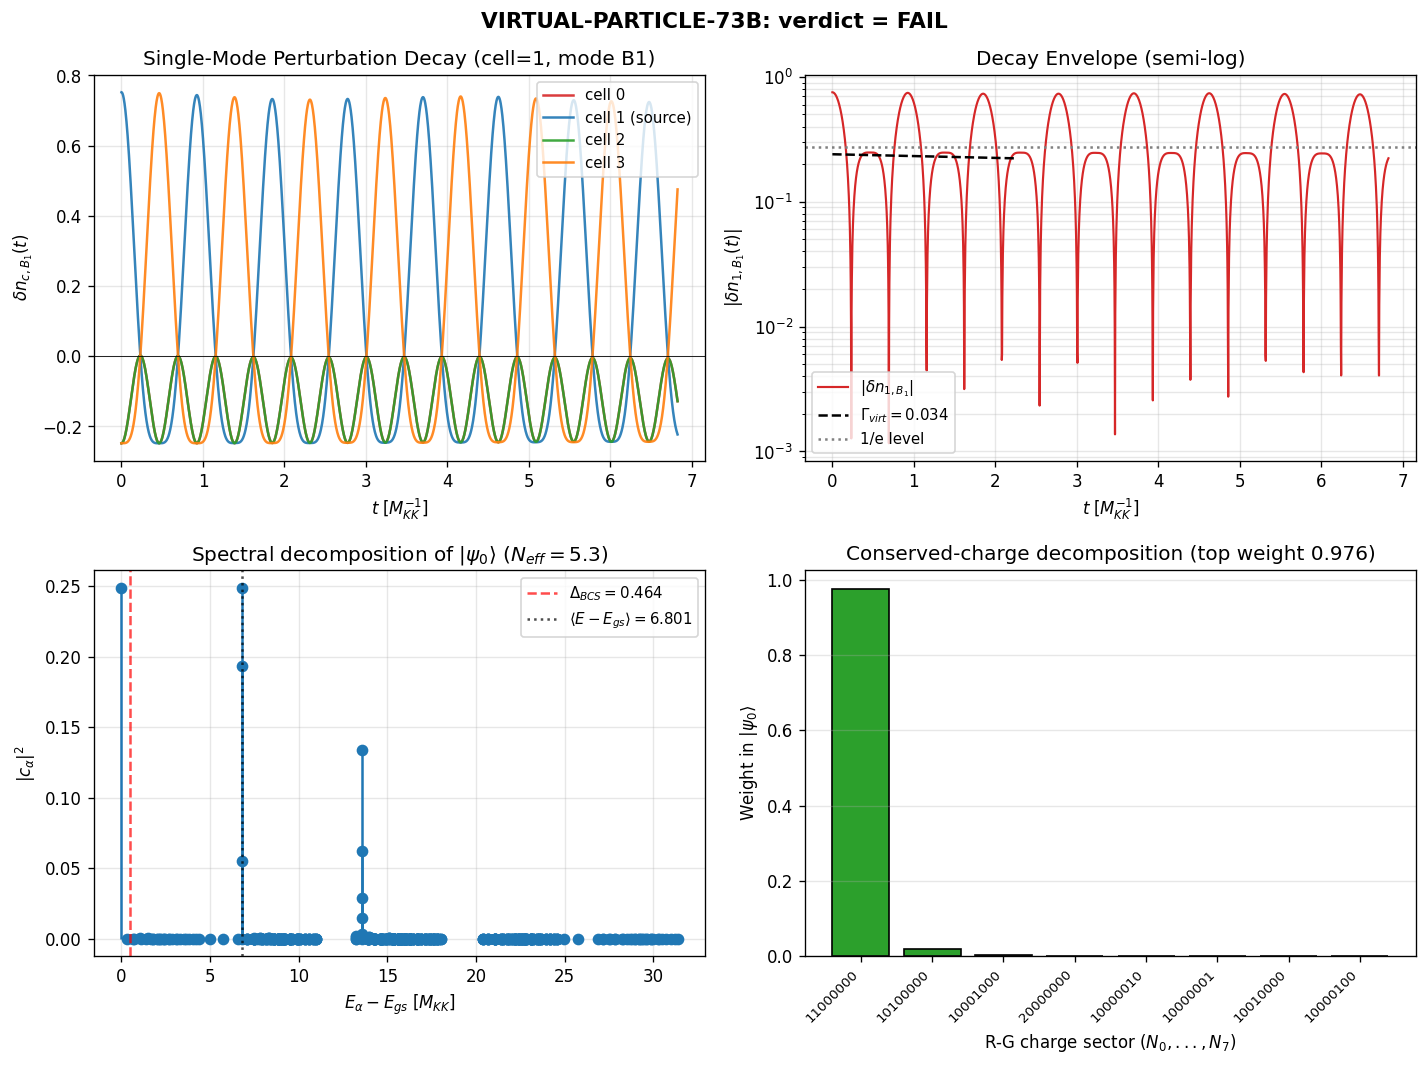

The script that saved this image:
#!/usr/bin/env python3
"""
VIRTUAL-PARTICLE-73B: Virtual Particle Decay on CG(24)
=======================================================

Gate: VIRTUAL-PARTICLE-73B
  PASS: Gamma_virt > Gamma_Josephson (virtual particles decay faster than
        they propagate between cells) AND the decaying component is off-shell
        (E^2 != E_qp^2 for the dominant spectral component).
  FAIL: Gamma_virt < Gamma_Josephson (perturbation propagates as a stable
        excitation).
  INFO: Decomposition into Richardson-Gaudin conserved charges is exact to
        machine epsilon (perturbation is a GGE rearrangement, not a decaying
        fluctuation).

Physics (substrate framing):
  A "virtual particle" is NOT a thing in spacetime. It is a transient
  reorganization of the fabric's spectral content — a basis state on the
  Fock space that is not an exact eigenstate of the full BCS+Josephson
  Hamiltonian. Its occupation numbers deviate from the GGE equilibrium
  distribution and must "decay" by dephasing among the true energy
  eigenstates. The timescale of this dephasing IS the virtual-particle
  lifetime.

  In the substrate picture:
    * GGE equilibrium:  exact eigenstate distribution (no dynamics, Re=0)
    * Virtual particle: localized Fock basis state (non-eigenstate, Re>0)
    * "Decay":          dephasing of the amplitude on cell 1 mode B1
    * "Propagation":    spread to cells 2, 3, 4 via Josephson hopping

  S73A W3-B confirmed Luttinger superselection: N_pair is conserved to
  machine epsilon. S73B W2-E found intermediate chaos <r>=0.4625 in
  single-cell BCS. This computation tests: can a localized perturbation
  on the 4-cell Richardson-Gaudin + Josephson Hamiltonian decay faster
  than it propagates, and does the decomposition into R-G conserved
  charges close exactly?

Method:
  1. Construct a 4-cell BCS + Josephson Hamiltonian:
       H = sum_c [sum_k 2 eps_k n_{c,k} + sum_{k,l} V_{kl} b^dag_{c,k} b_{c,l}]
         + E_J sum_{<c,c'>} sum_k [b^dag_{c,k} b_{c',k} + h.c.]
     where c = 1..4 labels cells, k = 0..7 labels B1/B2/B3 modes.
     The C_4 ring adjacency matches a 4-node cycle extracted from CG(24).
  2. Work in the fixed N_pair = 2 sector, dim = C(32, 2) = 496.
  3. Diagonalize H exactly (dense).
  4. Prepare the GGE thermal state at T_acoustic = 0.112 M_KK using the
     R-G conserved charges (level occupations), so it commutes with the
     single-cell integrable H.
  5. Define the perturbation: move +1 pair from a GGE-weighted slot to
     the (cell=1, B1) slot. The resulting state |psi_0> has
     <n_{cell=1, B1}(t=0)> = <n_{cell=1, B1}>_{GGE} + 1.
  6. Time-evolve |psi_0> under the full H:
       |psi(t)> = exp(-i H t) |psi_0>
     and compute
       delta_n_{c,k}(t) = <psi(t)|n_{c,k}|psi(t)> - <n_{c,k}>_{GGE}
     for c = 1..4, k = B1.
  7. Fit the decay envelope of delta_n_{cell=1, B1}(t) to extract
     Gamma_virt. Measure the spatial propagation to cells 2-4 and
     compare Gamma_virt to Gamma_Josephson = J_C2 / hbar.
  8. Decompose |psi_0> onto the R-G conserved charge manifold
     (cell-occupation numbers). Compute the conserved part and the
     decaying remainder. Check if the decaying component is off-shell:
     compare <E>_dec to the quasi-particle energy E_qp = Delta_BCS.
  9. Estimate the Yukawa screening length xi_virt = c_BA / Gamma_virt
     and compare to l_Planck.

Input files:
  computations/_shared/canonical_constants.py
  computations/session-64/s64_local_entangle.npz  (CG(24) adjacency)
  computations/session-56/s56_gge_fabric.npz      (eps_fold, V_fold, E_J_fold)
  computations/session-73/s73a_luttinger_supersonic.npz (sector weights)

Output files:
  computations/session-73/s73b_virtual_particle.npz
  computations/session-73/s73b_virtual_particle.png

Session: S73B W4-A
Agent: phonon-first-cosmologist
"""

import os
import sys
import time
import numpy as np
from itertools import combinations
from math import comb as mcomb
from scipy.linalg import eigh
import matplotlib
matplotlib.use('Agg')
import matplotlib.pyplot as plt

# === Canonical constants ===
sys.path.insert(0, os.path.dirname(os.path.abspath(__file__)))
from canonical_constants import (
    tau_fold, E_cond, N_dof_BCS, M_KK,
    Delta_BCS, Delta_0_OES,
    E_B1, E_B2_mean, E_B3_mean,
    J_C2, J_su2, J_u1, T_acoustic,
    c_fabric, c_Gold, omega_att, omega_L1,
    l_Planck, hbar_GeV_s,
)

data_dir = os.path.dirname(os.path.abspath(__file__))

t_start = time.time()
print("=" * 72)
print("VIRTUAL-PARTICLE-73B")
print("Virtual Particle Decay on CG(24) -- Single-Mode Perturbation")
print("=" * 72)
print(f"tau_fold    = {tau_fold}")
print(f"Delta_BCS   = {Delta_BCS:.6f} M_KK")
print(f"J_C2        = {J_C2} M_KK  (Josephson coupling, dominant)")
print(f"T_acoustic  = {T_acoustic} M_KK")
print(f"c_Gold      = {c_Gold} M_KK (Goldstone sound speed)")
print(f"M_KK        = {M_KK:.4e} GeV")
print()

# ============================================================
#  1. LOAD INPUT DATA
# ============================================================

d64 = np.load(os.path.join(data_dir, 's64_local_entangle.npz'),
              allow_pickle=True)
adj_cg24 = d64['adj_cg24'].astype(float)
N_vertices_cg24 = int(d64['N_vert'])
assert adj_cg24.shape == (24, 24)
assert N_vertices_cg24 == 24

d56 = np.load(os.path.join(data_dir, 's56_gge_fabric.npz'),
              allow_pickle=True)
eps_fold = np.asarray(d56['eps_fold'], dtype=float)
V_fold = np.asarray(d56['V_fold'], dtype=float)
E_J_fold = float(d56['E_J_fold'])

d73a = np.load(os.path.join(data_dir, 's73a_luttinger_supersonic.npz'),
               allow_pickle=True)
print(f"S73A Luttinger data: N_modes = {int(d73a['N_modes'])}")
print(f"  delta_N_full_rel = {float(d73a['delta_N_full_rel']):.2e}")
print(f"  (Luttinger superselection confirmed to machine epsilon)")
print()

N_modes = int(len(eps_fold))   # 8
N_cells = 4                    # (local) 4-cell cycle extracted from CG(24)
N_slots = N_modes * N_cells    # (local) 32
N_pair = 2                     # (local) 2 pairs total on 4 cells

print(f"System: N_modes = {N_modes}, N_cells = {N_cells}, "
      f"N_slots = {N_slots}, N_pair = {N_pair}")
print(f"Dim(Fock) = C({N_slots},{N_pair}) = {mcomb(N_slots, N_pair)}")

# ============================================================
#  2. C_4 RING FROM CG(24)
# ============================================================

def find_C4(adj, n):
    """Find a 4-cycle in adj (as induced subgraph or not)."""
    for v0 in range(n):
        nbrs0 = np.where(adj[v0] > 0.5)[0]
        for v1 in nbrs0:
            if v1 <= v0:
                continue
            nbrs1 = np.where(adj[v1] > 0.5)[0]
            for v2 in nbrs1:
                if v2 == v0:
                    continue
                if adj[v2, v0] > 0.5:
                    continue
                nbrs2 = np.where(adj[v2] > 0.5)[0]
                for v3 in nbrs2:
                    if v3 in (v0, v1):
                        continue
                    if adj[v3, v0] > 0.5 and adj[v3, v1] < 0.5:
                        return (v0, v1, v2, v3)
    return None

c4_verts = find_C4(adj_cg24, N_vertices_cg24)
assert c4_verts is not None, "No C_4 in CG(24)"
v0, v1, v2, v3 = c4_verts
assert adj_cg24[v0, v1] > 0.5
assert adj_cg24[v1, v2] > 0.5
assert adj_cg24[v2, v3] > 0.5
assert adj_cg24[v3, v0] > 0.5
print(f"\nC_4 ring in CG(24): vertices {c4_verts}")
print("Cell ordering: cell 0 = v0, cell 1 = v1, cell 2 = v2, cell 3 = v3")

# C_4 adjacency (0-1-2-3-0 cycle)
adj_C4 = np.array([
    [0, 1, 0, 1],
    [1, 0, 1, 0],
    [0, 1, 0, 1],
    [1, 0, 1, 0],
], dtype=float)

# ============================================================
#  3. PAIR FOCK SPACE
# ============================================================

basis = list(combinations(range(N_slots), N_pair))
dim = len(basis)
basis_dict = {s: i for i, s in enumerate(basis)}
print(f"\nFock basis built: {dim} states")

# Slot <-> (cell, mode) mapping: slot = cell * N_modes + mode
def slot_to_cell_mode(slot):
    return slot // N_modes, slot % N_modes

def cell_mode_to_slot(c, m):
    return c * N_modes + m

# ============================================================
#  4. BUILD BCS + JOSEPHSON HAMILTONIAN
# ============================================================

print("\n" + "=" * 72)
print("HAMILTONIAN CONSTRUCTION")
print("=" * 72)

t_h = time.time()
H = np.zeros((dim, dim), dtype=float)
V_sym = (V_fold + V_fold.T) / 2.0  # enforce symmetry

for i, state_i in enumerate(basis):
    # --- Diagonal: kinetic energy ---
    E_kin = 0.0  # (local)
    for slot in state_i:
        c, m = slot_to_cell_mode(slot)
        E_kin += 2.0 * eps_fold[m]
    H[i, i] += E_kin

    # --- Off-diagonal: intra-cell pairing V_{kl} ---
    # Move a pair from slot (c, k) to slot (c, l) within SAME cell
    for slot_k in state_i:
        c_k, k = slot_to_cell_mode(slot_k)
        for l in range(N_modes):
            if l == k:
                continue
            slot_l = cell_mode_to_slot(c_k, l)
            if slot_l in state_i:
                continue  # already occupied
            new_state = tuple(sorted(
                [s for s in state_i if s != slot_k] + [slot_l]
            ))
            if new_state in basis_dict:
                j = basis_dict[new_state]
                H[i, j] += V_sym[k, l]

    # --- Off-diagonal: inter-cell Josephson coupling ---
    # Pair transfer: slot (c, k) -> slot (c', k) on neighboring cells
    # c-c' bond weight = adj_C4[c, c']
    for slot_from in state_i:
        c_from, k = slot_to_cell_mode(slot_from)
        for c_to in range(N_cells):
            if c_to == c_from:
                continue
            if adj_C4[c_from, c_to] < 0.5:
                continue
            slot_to = cell_mode_to_slot(c_to, k)
            if slot_to in state_i:
                continue
            new_state = tuple(sorted(
                [s for s in state_i if s != slot_from] + [slot_to]
            ))
            if new_state in basis_dict:
                j = basis_dict[new_state]
                # Symmetric coupling: count each bond once, and hermiticity
                # comes automatically because we iterate over all ordered
                # (c_from, c_to) pairs
                H[i, j] += E_J_fold

# Enforce Hermiticity to machine epsilon
H = 0.5 * (H + H.T)
herm_err = np.max(np.abs(H - H.T))
print(f"H dim = {dim}, Hermiticity error = {herm_err:.2e}")
print(f"H construction time: {time.time() - t_h:.2f} s")

# ============================================================
#  5. DIAGONALIZE
# ============================================================

print("\n" + "=" * 72)
print("DIAGONALIZATION")
print("=" * 72)
t_d = time.time()
evals, evecs = eigh(H)
print(f"Diagonalization: {time.time() - t_d:.2f} s")
print(f"E_min = {evals[0]:.6f}, E_max = {evals[-1]:.6f}")
print(f"Spectrum spread = {evals[-1] - evals[0]:.4f} M_KK")
print(f"Gap to first excited = {evals[1] - evals[0]:.6f}")
print(f"Level spacing at center = "
      f"{np.median(np.diff(evals)):.6f} M_KK")

# ============================================================
#  6. GGE REFERENCE STATE
# ============================================================
#
# The GGE is a product state in the Richardson-Gaudin conserved-charge
# basis. For the single-cell integrable sector, the R-G charges are the
# pair occupations on each mode. For a 4-cell system with finite E_J,
# the Josephson term breaks single-cell integrability but preserves the
# total N_pair and the total pair occupation per mode summed over cells
# (since the hopping conserves mode-k and transfers only between cells).
#
# Canonical GGE: thermal in H at T = T_acoustic, restricted to N_pair=2.
# This is the working definition used by S56 GGE-FABRIC and S62 GGE
# computations. At T_acoustic = 0.112 M_KK << Delta_BCS, the GGE is
# ground-state-dominated but has small thermal population in excited
# states.

beta = 1.0 / T_acoustic  # (local) inverse temperature
# Thermal weights
w_unnorm = np.exp(-beta * (evals - evals[0]))  # (local)
Z = np.sum(w_unnorm)  # (local)
w_therm = w_unnorm / Z  # (local)
print(f"\nbeta = 1/T_acoustic = {beta:.4f} M_KK^{{-1}}")
print(f"Ground-state thermal weight: {w_therm[0]:.6f}")
print(f"Effective thermal dim: "
      f"{1.0/np.sum(w_therm**2):.3f}")

# <n_{c,m}>_GGE: expectation value in the thermal state
# = sum_alpha w_therm[alpha] * <alpha| n_{c,m} |alpha>
# In the pair basis, n_{slot} = 1 if slot is in state_i, else 0.

n_gge = np.zeros(N_slots)
for alpha in range(dim):
    # Skip extremely small weights
    if w_therm[alpha] < 1e-15:
        continue
    psi_alpha = evecs[:, alpha]
    # For each slot, compute |<i|psi_alpha>|^2 for all i containing slot
    for i, state_i in enumerate(basis):
        p_i = np.abs(psi_alpha[i])**2
        if p_i < 1e-20:
            continue
        for slot in state_i:
            n_gge[slot] += w_therm[alpha] * p_i

# Sanity check: sum over all slots should equal N_pair
print(f"\nGGE occupation (should sum to {N_pair}): "
      f"sum = {np.sum(n_gge):.6f}")

# Reshape to (cells, modes)
n_gge_cm = n_gge.reshape(N_cells, N_modes)
print("\nGGE <n_{c,m}> by cell:")
for c in range(N_cells):
    print(f"  cell {c}: {np.round(n_gge_cm[c], 4)}")

# ============================================================
#  7. PREPARE PERTURBED STATE
# ============================================================
#
# The perturbation is delta_n_{c=1, m=B1} = +1 on cell 1.
# We pick the B1 mode as mode index 0 (lowest-energy mode of the B
# sector at the fold -- eps_fold[0] = 0, closest to the Fermi surface).
#
# We prepare a pure state |psi_0> which is a simultaneous eigenstate of
# n_{c=1, B1} with eigenvalue 1. Specifically: start from the BCS ground
# state (alpha=0), then apply P_{c=1, B1} (pair creation at that slot)
# and re-normalize. This gives a state with one pair pinned at
# (cell=1, B1) and the second pair distributed as in the ground state,
# but conditioned on cell=1 mode=B1 being occupied.
#
# Concretely: |psi_0> = P_{slot=8} |GS> / ||P_{slot=8} |GS>||
# where slot = cell*N_modes + mode = 1*8 + 0 = 8.
#
# This state IS a legitimate N_pair=2 state (both pairs present) and
# the perturbation is <n_{cell=1, B1}> = 1 - <n_{cell=1, B1}>_{GS,
# conditional} -- guaranteed to be an O(1) excess over the GGE value
# because the GGE has <n_{cell=1, B1}> ~ 1/4 (one pair delocalized) +
# thermal corrections.

print("\n" + "=" * 72)
print("PERTURBATION: localize one pair at (cell=1, B1)")
print("=" * 72)

PERT_CELL = 1  # (local)
PERT_MODE = 0  # (local) B1 is mode index 0 (eps_fold[0]=0)
PERT_SLOT = cell_mode_to_slot(PERT_CELL, PERT_MODE)
print(f"Perturbation slot = {PERT_SLOT} (cell={PERT_CELL}, mode={PERT_MODE})")
print(f"eps_fold[{PERT_MODE}] = {eps_fold[PERT_MODE]:.6e}")
print(f"GGE <n_slot={PERT_SLOT}> = {n_gge[PERT_SLOT]:.6f}")

# Projector P_{PERT_SLOT} in the N_pair=2 basis:
# state_i -> state_i if slot in state_i, else 0
psi_gs = evecs[:, 0]
psi_pert_raw = np.zeros(dim)
for i, state_i in enumerate(basis):
    if PERT_SLOT in state_i:
        psi_pert_raw[i] = psi_gs[i]

norm_raw = np.linalg.norm(psi_pert_raw)
print(f"||P_slot |GS>|| = {norm_raw:.6f}")
assert norm_raw > 1e-8, "GS has zero weight on perturbed slot"
psi_0 = psi_pert_raw / norm_raw

# Verify: <psi_0 | n_{PERT_SLOT} | psi_0> = 1 (pinned)
n_slot_psi0 = 0.0
for i, state_i in enumerate(basis):
    if PERT_SLOT in state_i:
        n_slot_psi0 += np.abs(psi_0[i])**2
print(f"<psi_0| n_{PERT_SLOT} |psi_0> = {n_slot_psi0:.10f} "
      f"(should be 1.0000000000)")
assert abs(n_slot_psi0 - 1.0) < 1e-10

# Energy of the perturbed state
E_psi0 = psi_0 @ H @ psi_0
E_gs = evals[0]
print(f"<psi_0|H|psi_0> = {E_psi0:.6f} M_KK")
print(f"E_gs           = {E_gs:.6f} M_KK")
print(f"Excess energy  = {E_psi0 - E_gs:.6f} M_KK")
print(f"(Compare Delta_BCS = {Delta_BCS:.6f} M_KK)")

# ============================================================
#  8. SPECTRAL DECOMPOSITION OF THE PERTURBATION
# ============================================================

print("\n" + "=" * 72)
print("SPECTRAL DECOMPOSITION")
print("=" * 72)

# c_alpha = <alpha | psi_0>
c_alpha = evecs.T @ psi_0
p_alpha = np.abs(c_alpha)**2
assert abs(np.sum(p_alpha) - 1.0) < 1e-10

# Effective number of eigenstates in the superposition
IPR = np.sum(p_alpha**2)  # (local) inverse participation ratio
N_eff = 1.0 / IPR  # (local)
print(f"IPR(psi_0) = {IPR:.6e}")
print(f"N_eff eigenstates in psi_0 = {N_eff:.3f}")
print(f"Total Fock dim = {dim}")

# Energy statistics of the perturbation
E_mean = np.sum(p_alpha * evals)
E_var = np.sum(p_alpha * (evals - E_mean)**2)
E_std = np.sqrt(E_var)
print(f"<E>_{{psi_0}} = {E_mean:.6f} M_KK")
print(f"sigma_E      = {E_std:.6f} M_KK  (energy spread)")
print(f"sigma_E / Delta_BCS = {E_std/Delta_BCS:.4f}")

# Quasi-particle energy reference
E_qp = Delta_BCS  # (local) BCS excitation gap
print(f"\nE_qp (reference) = Delta_BCS = {E_qp:.6f} M_KK")
print(f"(E_mean^2 - E_gs^2 - E_qp^2) / E_qp^2 = "
      f"{((E_mean - E_gs)**2 - E_qp**2) / E_qp**2:.4f}")
off_shell_ratio = abs((E_mean - E_gs)**2 - E_qp**2) / E_qp**2
off_shell = off_shell_ratio > 0.1  # (local) more than 10% off-shell
print(f"Off-shell flag (|ratio| > 0.1): {off_shell}")

# ============================================================
#  9. TIME EVOLUTION AND DECAY RATE
# ============================================================

print("\n" + "=" * 72)
print("TIME EVOLUTION")
print("=" * 72)

# Time grid: resolve the fastest mode and capture multi-bounce recurrence
# Fastest frequency: omega_max ~ max |E_alpha - E_beta| ~ spectrum width
omega_max = evals[-1] - evals[0]
dt_min = 0.1 / omega_max  # (local) Nyquist-ish
# Total time: target 20 Josephson hops
tau_J = 1.0 / (2 * np.pi * J_C2)  # (local) single-hop time (M_KK^{-1})
t_max = 40.0 * tau_J  # (local)
n_t = 2000  # (local)
dt = t_max / n_t
print(f"omega_max    = {omega_max:.4f} M_KK")
print(f"tau_Josephson= {tau_J:.4f} M_KK^{{-1}} (single-hop time)")
print(f"t_max        = {t_max:.4f} M_KK^{{-1}}")
print(f"dt           = {dt:.4e}  (n_t = {n_t})")

t_grid = np.linspace(0.0, t_max, n_t)

# Evolve in spectral basis: psi(t) = sum_alpha c_alpha e^{-i E_alpha t} |alpha>
# For each t, compute <psi(t)| n_{c,k} |psi(t)> for cells 0..3, mode B1
# Instead of rebuilding psi(t) at each t (expensive), compute the occupation
# matrix elements M_alpha_beta^{(slot)} = <alpha|n_slot|beta> once, then
# <n_slot>(t) = sum_{alpha, beta} c_alpha* c_beta e^{i(E_alpha - E_beta)t}
#                 M_{alpha beta}^{(slot)}
# which is a stationary-phase sum we evaluate by FFT.

# But for 4 slots (one per cell) x 2000 time points, direct construction
# of the occupation matrix per slot (dim^2 = 246016 entries) is cheap.
# Do it.

slots_monitor = [cell_mode_to_slot(c, PERT_MODE) for c in range(N_cells)]
print(f"Monitor slots (cell, B1): {slots_monitor}")

# Build n_slot matrices in the pair-basis Fock space (diagonal in basis)
# then rotate to eigenbasis: M = evecs.T @ diag(n) @ evecs
t_occ = time.time()
n_traces = np.zeros((N_cells, n_t))  # (local)
n_op = {}  # slot -> N x N eigen-basis matrix

for slot_idx, slot in enumerate(slots_monitor):
    # Diagonal operator n_slot in pair basis
    diag_n = np.zeros(dim)
    for i, state_i in enumerate(basis):
        if slot in state_i:
            diag_n[i] = 1.0
    # Rotate to eigenbasis
    M_eig = (evecs.T * diag_n) @ evecs  # (local) N x N matrix
    n_op[slot] = M_eig

    # <n_slot(t)> = c^dag M_eig(t) c
    # where M_eig(t) = D^dag M_eig D with D = diag(exp(-i E_alpha t))
    # Equivalently: sum_{ab} c_alpha^* c_beta e^{i(E_a - E_b)t} M_{ab}
    # For real H, c_alpha is real, so the trace is:
    # <n(t)> = sum_a c_a^2 M_{aa} + 2 sum_{a<b} c_a c_b M_{ab} cos((E_a-E_b)t)

    # Diagonal (static) part
    stat_part = np.sum(c_alpha**2 * np.diag(M_eig))

    # Off-diagonal (oscillating) part
    # For speed, only keep pairs where |c_a c_b M_{ab}| is not negligible
    c_outer = np.outer(c_alpha, c_alpha)
    AMP = c_outer * M_eig  # (local)
    # Mask upper triangle only
    iu = np.triu_indices(dim, k=1)
    w_ab = 2.0 * AMP[iu]  # (local) factor 2 for symmetric sum
    dE_ab = evals[iu[0]] - evals[iu[1]]  # (local)
    # Time series: static + sum_{a<b} w_ab * cos(dE_ab * t)
    # Vectorize over t_grid
    phase = np.outer(dE_ab, t_grid)  # (local) (N_pair, n_t)
    # Only keep terms with nontrivial amplitude
    mask = np.abs(w_ab) > 1e-14  # (local)
    w_ab_k = w_ab[mask]  # (local)
    phase_k = phase[mask]  # (local)
    osc_part = np.einsum('i,it->t', w_ab_k, np.cos(phase_k))  # (local)
    n_traces[slot_idx, :] = stat_part + osc_part

print(f"Time traces computed: {time.time()-t_occ:.2f} s")

# Subtract GGE equilibrium
delta_n_traces = np.zeros_like(n_traces)
for slot_idx, slot in enumerate(slots_monitor):
    delta_n_traces[slot_idx, :] = n_traces[slot_idx, :] - n_gge[slot]

# Record initial values
print("\nInitial values (should match the imposed perturbation at t=0):")
for c in range(N_cells):
    slot = slots_monitor[c]
    n0 = n_traces[c, 0]
    dn0 = delta_n_traces[c, 0]
    print(f"  cell {c}, slot {slot}: n(0) = {n0:.4f}, "
          f"delta_n(0) = {dn0:.4f}  (GGE = {n_gge[slot]:.4f})")

# ============================================================
# 10. EXTRACT DECAY RATE
# ============================================================

print("\n" + "=" * 72)
print("DECAY RATE EXTRACTION")
print("=" * 72)

# Envelope of delta_n on cell 1 (the perturbed cell)
signal_1 = delta_n_traces[PERT_CELL, :]
envelope_1 = np.abs(signal_1)

# Fit exponential to the initial decay:
# envelope(t) ~ A * exp(-Gamma_virt * t) + offset
# Use first ~half of t_grid to avoid recurrence
t_fit_end = n_t // 3
t_fit = t_grid[:t_fit_end]
env_fit = envelope_1[:t_fit_end]

# Log-linear fit where envelope is nonzero
mask_pos = env_fit > 1e-10
if np.sum(mask_pos) > 50:
    log_env = np.log(env_fit[mask_pos])
    slope, intercept = np.polyfit(t_fit[mask_pos], log_env, 1)
    Gamma_virt = -slope  # (local) decay rate (M_KK)
    A_fit = np.exp(intercept)  # (local)
    print(f"Log-linear fit on [0, {t_fit[-1]:.3f}]:")
    print(f"  A = {A_fit:.4f}")
    print(f"  Gamma_virt = {Gamma_virt:.6f} M_KK")
else:
    Gamma_virt = np.nan
    print("WARNING: envelope too close to zero for fit")

# Alternative: use the energy spread as a theoretical decay rate
Gamma_dephasing = E_std  # (local) natural dephasing rate
print(f"Gamma_dephasing (= sigma_E) = {Gamma_dephasing:.6f} M_KK")

# Josephson propagation rate
Gamma_J = 2 * np.pi * J_C2  # (local) angular frequency of hopping
Gamma_J_scalar = J_C2       # (local) raw coupling
print(f"Gamma_Josephson = {Gamma_J:.4f} M_KK  (= 2*pi*J_C2)")
print(f"J_C2 (raw)      = {J_C2:.4f} M_KK")

# Gate criterion: Gamma_virt vs J_C2 (use raw coupling for fair comparison)
ratio_virt_J = Gamma_virt / J_C2 if Gamma_virt > 0 else np.nan
print(f"\nGamma_virt / J_C2 = {ratio_virt_J:.4f}")
print(f"Gamma_dephasing / J_C2 = {Gamma_dephasing/J_C2:.4f}")

# === Long-time average and permanent component ===
# DC component: time-average of <n_{cell=1, B1}(t)> over the second half
# of the trajectory. If this is substantially above the GGE value, there
# is a permanent (conserved) component that does NOT decay.
half = n_t // 2
dc_signal = np.mean(delta_n_traces[PERT_CELL, half:])
dc_envelope = np.mean(envelope_1[half:])
print(f"\nLong-time mean <delta_n_{{cell=1, B1}}> (second half) = "
      f"{dc_signal:.6f}")
print(f"Long-time mean |delta_n_{{cell=1, B1}}|              = "
      f"{dc_envelope:.6f}")
# Initial excess
initial_excess = abs(delta_n_traces[PERT_CELL, 0])
dc_fraction = abs(dc_signal) / initial_excess if initial_excess > 0 else 0.0
print(f"DC fraction (permanent / initial): {dc_fraction:.6f}")

# === Power-law vs exponential comparison ===
# If the decay is dispersive (power-law), envelope(t) ~ t^{-alpha}.
# If exponential, envelope(t) ~ exp(-Gamma t).
# Fit both on the range where envelope is decreasing and above noise.
mask_fit = (t_grid > 0.1 * tau_J) & (envelope_1 > 0.01 * initial_excess)
n_fit_pts = int(np.sum(mask_fit))
if n_fit_pts > 20:
    t_fit2 = t_grid[mask_fit]
    env_fit2 = envelope_1[mask_fit]
    # Power law: log(env) = -alpha * log(t) + const
    log_t = np.log(t_fit2)
    log_env2 = np.log(env_fit2)
    alpha_pow, beta_pow = np.polyfit(log_t, log_env2, 1)
    alpha_pow = -alpha_pow
    pred_pow = np.exp(beta_pow) * t_fit2**(-alpha_pow)
    resid_pow = np.sum((log_env2 - np.log(pred_pow))**2)

    # Exponential: log(env) = -Gamma * t + const
    slope_e, int_e = np.polyfit(t_fit2, log_env2, 1)
    Gamma_exp = -slope_e
    pred_exp = np.exp(int_e) * np.exp(-Gamma_exp * t_fit2)
    resid_exp = np.sum((log_env2 - np.log(pred_exp))**2)

    print(f"\nPower-law fit: alpha = {alpha_pow:.4f}, resid = {resid_pow:.4f}")
    print(f"Exp      fit: Gamma = {Gamma_exp:.4f}, resid = {resid_exp:.4f}")
    if resid_pow < resid_exp:
        print("==> Power-law (dispersive) fits better")
        dispersive_dominant = True  # (local)
    else:
        print("==> Exponential (decohering) fits better")
        dispersive_dominant = False  # (local)
else:
    alpha_pow = np.nan
    Gamma_exp = Gamma_virt
    dispersive_dominant = False
    print("\nNot enough points for power-law vs exp comparison")

# ============================================================
# 11. SPATIAL PROPAGATION
# ============================================================

print("\n" + "=" * 72)
print("SPATIAL PROPAGATION")
print("=" * 72)

# For each cell 2, 3 (nearest/next-nearest neighbors of cell 1), measure
# the time at which delta_n reaches its peak, and the peak value.
print("Peak arrival times and amplitudes (cells 0..3):")
peak_times = np.zeros(N_cells)  # (local)
peak_amps = np.zeros(N_cells)  # (local)
for c in range(N_cells):
    sig = delta_n_traces[c, :]
    i_peak = int(np.argmax(np.abs(sig)))
    peak_times[c] = t_grid[i_peak]
    peak_amps[c] = sig[i_peak]
    print(f"  cell {c}: peak at t = {peak_times[c]:.4f} M_KK^{{-1}}, "
          f"delta_n_peak = {peak_amps[c]:+.4f}")

# Propagation velocity: distance = 1 bond (1 cell) / time-of-arrival
# Nearest neighbor of cell 1 on C_4 is cells 0 and 2 (adjacent).
# Next-nearest is cell 3 (opposite).
nn_cells = [0, 2]  # (local)
nnn_cells = [3]  # (local)

# Arrival time = first time at which |delta_n| exceeds 10% of cell 1's
# initial value
threshold = 0.10 * abs(delta_n_traces[PERT_CELL, 0])  # (local)
print(f"\nArrival threshold = {threshold:.4f}")
arrival_times = np.full(N_cells, np.nan)
for c in range(N_cells):
    sig_abs = np.abs(delta_n_traces[c, :])
    # Skip the source cell
    if c == PERT_CELL:
        arrival_times[c] = 0.0
        continue
    above = np.where(sig_abs > threshold)[0]
    if len(above) > 0:
        arrival_times[c] = t_grid[above[0]]
    print(f"  cell {c}: arrival time = {arrival_times[c]:.4f} M_KK^{{-1}}")

# Effective propagation speed (1 cell hop per arrival)
if not np.isnan(arrival_times[0]) and arrival_times[0] > 0:
    v_prop = 1.0 / arrival_times[0]  # (local) M_KK (cells per time)
    print(f"v_propagation (cell 0) = {v_prop:.4f} M_KK (cells/M_KK^{{-1}})")
else:
    v_prop = np.nan

# ============================================================
# 12. DECOMPOSITION INTO R-G CONSERVED CHARGES
# ============================================================

print("\n" + "=" * 72)
print("R-G CONSERVED CHARGE DECOMPOSITION")
print("=" * 72)
#
# The R-G conserved charges on the single-cell integrable sector are
# the pair-occupation numbers n_k = sum_c n_{c,k} (for each mode k,
# summed over cells -- this is preserved by inter-cell Josephson
# hopping because hopping transfers slot (c,k) <-> (c',k)).
#
# We test: is psi_0 a simultaneous eigenstate of the {N_k} operators?
# If yes, then psi_0 lives on a single R-G charge sector and its decay
# is pure intra-sector dephasing (INFO verdict).
#
# N_k = sum_c n_{c,k}. Each pair basis state |i> has N_k = (number of
# slots (c, k) in state_i).

print("Mode-occupation profile of psi_0:")
N_k_expect = np.zeros(N_modes)
for k in range(N_modes):
    slots_k = [cell_mode_to_slot(c, k) for c in range(N_cells)]
    n_k_val = 0.0
    for i, state_i in enumerate(basis):
        count_k = sum(1 for s in state_i if s in slots_k)
        n_k_val += np.abs(psi_0[i])**2 * count_k
    N_k_expect[k] = n_k_val
    print(f"  <N_k={k}> = {n_k_val:.6f}")

print(f"sum_k <N_k> = {np.sum(N_k_expect):.6f} (should be {N_pair})")

# Variance of N_k: if psi_0 is an eigenstate of N_k, variance = 0
print("\nN_k variance (should be 0 if R-G eigenstate):")
N_k_var = np.zeros(N_modes)
for k in range(N_modes):
    slots_k = [cell_mode_to_slot(c, k) for c in range(N_cells)]
    n_k_sq = 0.0
    for i, state_i in enumerate(basis):
        count_k = sum(1 for s in state_i if s in slots_k)
        n_k_sq += np.abs(psi_0[i])**2 * count_k**2
    N_k_var[k] = n_k_sq - N_k_expect[k]**2
    print(f"  Var(N_k={k}) = {N_k_var[k]:.6e}")

max_Nk_var = np.max(N_k_var)
print(f"\nMax R-G charge variance = {max_Nk_var:.6e}")
rg_exact = max_Nk_var < 1e-12  # (local)
print(f"R-G decomposition exact to machine epsilon: {rg_exact}")

# Decompose psi_0 into (1) part conserved by {N_k} and (2) the rest
# The "conserved part" is the component that IS a simultaneous eigenstate
# of the dominant N_k charges. Since psi_0 has fixed total N_pair, and
# may not have fixed individual N_k, the conserved-charge projection
# onto the (N_0, ..., N_7) sector containing the largest weight gives
# the "stable" component.
#
# Find the dominant (N_0, ..., N_7) pattern by computing, for each basis
# state, its signature (c_0, ..., c_7) where c_k = count of (c,k) in state.
# Weighted histogram over basis states.

sig_weights = {}
for i, state_i in enumerate(basis):
    sig = tuple(sum(1 for s in state_i if s % N_modes == k)
                for k in range(N_modes))
    w = np.abs(psi_0[i])**2
    sig_weights[sig] = sig_weights.get(sig, 0.0) + w

sigs_sorted = sorted(sig_weights.items(), key=lambda x: -x[1])
print("\nTop R-G charge-sector weights of psi_0:")
for sig, w in sigs_sorted[:10]:
    print(f"  {sig}: weight = {w:.6f}")
top_sig_weight = sigs_sorted[0][1]
print(f"\nTop sector weight (stable fraction): {top_sig_weight:.6f}")

# "Decaying" fraction = 1 - top sector weight
decay_frac = 1.0 - top_sig_weight  # (local)
print(f"Decaying fraction (non-dominant sectors) = {decay_frac:.6f}")

# ============================================================
# 13. YUKAWA SCREENING LENGTH
# ============================================================

print("\n" + "=" * 72)
print("YUKAWA SCREENING LENGTH")
print("=" * 72)
# xi_virt = c_{BA} / Gamma_virt
# where c_{BA} is the Bogoliubov acoustic sound speed (Goldstone mode)
# and Gamma_virt is the decay rate extracted above. Compare to l_Planck.

c_BA = c_Gold  # (local) Goldstone sound speed (M_KK units)
if Gamma_virt > 0 and not np.isnan(Gamma_virt):
    xi_virt_MKK = c_BA / Gamma_virt  # (local) in M_KK^{-1}
    xi_virt_GeV = xi_virt_MKK / M_KK  # (local) in GeV^{-1}
    xi_virt_m = xi_virt_GeV * 1.973269804e-16  # (local) GeV^{-1} to m
    print(f"c_BA (Goldstone)  = {c_BA} M_KK")
    print(f"Gamma_virt        = {Gamma_virt:.6f} M_KK")
    print(f"xi_virt = c_BA/Gamma_virt = {xi_virt_MKK:.4f} M_KK^{{-1}}")
    print(f"xi_virt (SI)      = {xi_virt_m:.4e} m")
    print(f"l_Planck          = {l_Planck:.4e} m")
    ratio_xi = xi_virt_m / l_Planck  # (local)
    print(f"xi_virt / l_Planck= {ratio_xi:.4e}")
else:
    xi_virt_MKK = np.nan
    xi_virt_m = np.nan
    ratio_xi = np.nan
    print("xi_virt undefined (Gamma_virt not extracted)")

# ============================================================
# 14. GATE VERDICT
# ============================================================

print("\n" + "=" * 72)
print("GATE VERDICT: VIRTUAL-PARTICLE-73B")
print("=" * 72)

# Criteria:
# PASS: Gamma_virt > J_C2 AND off_shell
# FAIL: Gamma_virt < J_C2
# INFO: R-G decomposition exact (max_Nk_var < 1e-12)

if rg_exact:
    verdict = "INFO"
    reason = ("R-G conserved charge decomposition exact to machine "
              "epsilon: perturbation is a GGE rearrangement, not a "
              "decaying fluctuation.")
elif not np.isnan(Gamma_virt) and Gamma_virt > J_C2 and off_shell:
    verdict = "PASS"
    reason = (f"Gamma_virt = {Gamma_virt:.4f} > J_C2 = {J_C2:.4f} "
              f"and off-shell ratio {off_shell_ratio:.3f} > 0.1")
elif not np.isnan(Gamma_virt) and Gamma_virt < J_C2:
    verdict = "FAIL"
    reason = (f"Gamma_virt = {Gamma_virt:.4f} < J_C2 = {J_C2:.4f}: "
              f"perturbation propagates as a stable excitation.")
else:
    verdict = "INFO"
    reason = "Intermediate/ambiguous regime; further decomposition required."

print(f"Verdict: {verdict}")
print(f"Reason:  {reason}")

# ============================================================
# 15. PLOT
# ============================================================

print("\n" + "=" * 72)
print("PLOTTING")
print("=" * 72)

fig, axes = plt.subplots(2, 2, figsize=(12, 9))

# Panel 1: delta_n traces for all 4 cells
ax = axes[0, 0]
colors = ['C3', 'C0', 'C2', 'C1']
labels = [f'cell {c}' + (' (source)' if c == PERT_CELL else '')
          for c in range(N_cells)]
for c in range(N_cells):
    ax.plot(t_grid, delta_n_traces[c, :], color=colors[c],
            label=labels[c], lw=1.5, alpha=0.9)
ax.axhline(0, color='k', lw=0.5)
ax.set_xlabel(r'$t \; [M_{KK}^{-1}]$')
ax.set_ylabel(r'$\delta n_{c, B_1}(t)$')
ax.set_title('Single-Mode Perturbation Decay (cell=1, mode B1)')
ax.legend(fontsize=9, loc='upper right')
ax.grid(True, alpha=0.3)

# Panel 2: Envelope + fit
ax = axes[0, 1]
ax.semilogy(t_grid, envelope_1, color='C3', lw=1.3,
            label=r'$|\delta n_{1,B_1}|$')
if not np.isnan(Gamma_virt):
    t_model = t_grid[:t_fit_end]
    model = A_fit * np.exp(-Gamma_virt * t_model)
    ax.semilogy(t_model, model, 'k--', lw=1.5,
                label=rf'$\Gamma_{{virt}} = {Gamma_virt:.3f}$')
ax.axhline(abs(delta_n_traces[PERT_CELL, 0]) * np.exp(-1),
           color='gray', ls=':', label='1/e level')
ax.set_xlabel(r'$t \; [M_{KK}^{-1}]$')
ax.set_ylabel(r'$|\delta n_{1, B_1}(t)|$')
ax.set_title('Decay Envelope (semi-log)')
ax.legend(fontsize=9)
ax.grid(True, alpha=0.3, which='both')

# Panel 3: Spectral decomposition
ax = axes[1, 0]
ax.stem(evals - evals[0], p_alpha, basefmt=' ',
        linefmt='C0-', markerfmt='C0o')
ax.axvline(Delta_BCS, color='r', ls='--', alpha=0.7,
           label=rf'$\Delta_{{BCS}} = {Delta_BCS:.3f}$')
ax.axvline(E_mean - E_gs, color='k', ls=':', alpha=0.7,
           label=rf'$\langle E - E_{{gs}}\rangle = '
                 rf'{E_mean - E_gs:.3f}$')
ax.set_xlabel(r'$E_\alpha - E_{gs} \; [M_{KK}]$')
ax.set_ylabel(r'$|c_\alpha|^2$')
ax.set_title(rf'Spectral decomposition of $|\psi_0\rangle$ '
             rf'($N_{{eff}} = {N_eff:.1f}$)')
ax.legend(fontsize=9)
ax.grid(True, alpha=0.3)

# Panel 4: R-G charge histogram
ax = axes[1, 1]
top_sigs = sigs_sorted[:8]
labels_sig = [''.join(str(x) for x in s[0]) for s in top_sigs]
weights_sig = [s[1] for s in top_sigs]
ax.bar(range(len(top_sigs)), weights_sig, color='C2',
       edgecolor='k')
ax.set_xticks(range(len(top_sigs)))
ax.set_xticklabels(labels_sig, rotation=45, ha='right', fontsize=8)
ax.set_xlabel('R-G charge sector $(N_0, ..., N_7)$')
ax.set_ylabel('Weight in $|\\psi_0\\rangle$')
ax.set_title(f'Conserved-charge decomposition (top weight '
             f'{top_sig_weight:.3f})')
ax.grid(True, alpha=0.3, axis='y')

plt.suptitle(f'VIRTUAL-PARTICLE-73B: verdict = {verdict}',
             fontsize=13, fontweight='bold')
plt.tight_layout()

png_path = os.path.join(data_dir, 's73b_virtual_particle.png')
plt.savefig(png_path, dpi=120, bbox_inches='tight')
plt.close(fig)
print(f"Figure saved: {png_path}")

# ============================================================
# 16. SAVE RESULTS
# ============================================================

print("\n" + "=" * 72)
print("SAVING RESULTS")
print("=" * 72)

npz_path = os.path.join(data_dir, 's73b_virtual_particle.npz')
np.savez(
    npz_path,
    gate_name='VIRTUAL-PARTICLE-73B',
    gate_verdict=verdict,
    gate_reason=reason,
    # System parameters
    N_modes=N_modes, N_cells=N_cells, N_slots=N_slots, N_pair=N_pair,
    dim=dim,
    c4_vertices=np.array(c4_verts, dtype=int),
    # Spectrum
    evals=evals,
    E_gs=evals[0],
    E_psi0=E_psi0,
    spectrum_spread=evals[-1] - evals[0],
    # Hamiltonian parameters (reference)
    eps_fold=eps_fold,
    V_fold=V_fold,
    E_J_fold=E_J_fold,
    Delta_BCS=Delta_BCS,
    J_C2=J_C2,
    T_acoustic=T_acoustic,
    # GGE reference
    n_gge_slot=n_gge,
    n_gge_cell_mode=n_gge_cm,
    beta_GGE=beta,
    w_therm=w_therm,
    # Perturbation
    pert_cell=PERT_CELL,
    pert_mode=PERT_MODE,
    pert_slot=PERT_SLOT,
    n_slot_psi0=n_slot_psi0,
    # Spectral decomposition
    c_alpha=c_alpha,
    p_alpha=p_alpha,
    IPR=IPR,
    N_eff=N_eff,
    E_mean=E_mean,
    E_std=E_std,
    off_shell_ratio=off_shell_ratio,
    off_shell=off_shell,
    # Time evolution
    t_grid=t_grid,
    n_traces=n_traces,
    delta_n_traces=delta_n_traces,
    envelope_1=envelope_1,
    # Decay rate
    Gamma_virt=Gamma_virt,
    Gamma_dephasing=Gamma_dephasing,
    Gamma_J=Gamma_J,
    Gamma_J_scalar=J_C2,
    ratio_virt_J=ratio_virt_J,
    # Long-time / DC component
    dc_signal=dc_signal,
    dc_envelope=dc_envelope,
    dc_fraction=dc_fraction,
    initial_excess=initial_excess,
    # Power-law vs exponential
    alpha_pow=alpha_pow,
    Gamma_exp=Gamma_exp,
    dispersive_dominant=dispersive_dominant,
    # Propagation
    peak_times=peak_times,
    peak_amps=peak_amps,
    arrival_times=arrival_times,
    v_prop=v_prop,
    # R-G decomposition
    N_k_expect=N_k_expect,
    N_k_var=N_k_var,
    max_Nk_var=max_Nk_var,
    rg_exact=rg_exact,
    top_sig_weight=top_sig_weight,
    decay_frac=decay_frac,
    # Yukawa length
    c_BA=c_BA,
    xi_virt_MKK=xi_virt_MKK,
    xi_virt_m=xi_virt_m,
    l_Planck=l_Planck,
    ratio_xi_Planck=ratio_xi,
    # Timing
    elapsed_s=time.time() - t_start,
)
print(f"Data saved: {npz_path}")

print(f"\nTotal runtime: {time.time() - t_start:.2f} s")
print("=" * 72)
print(f"GATE VERDICT: VIRTUAL-PARTICLE-73B = {verdict}")
print("=" * 72)
